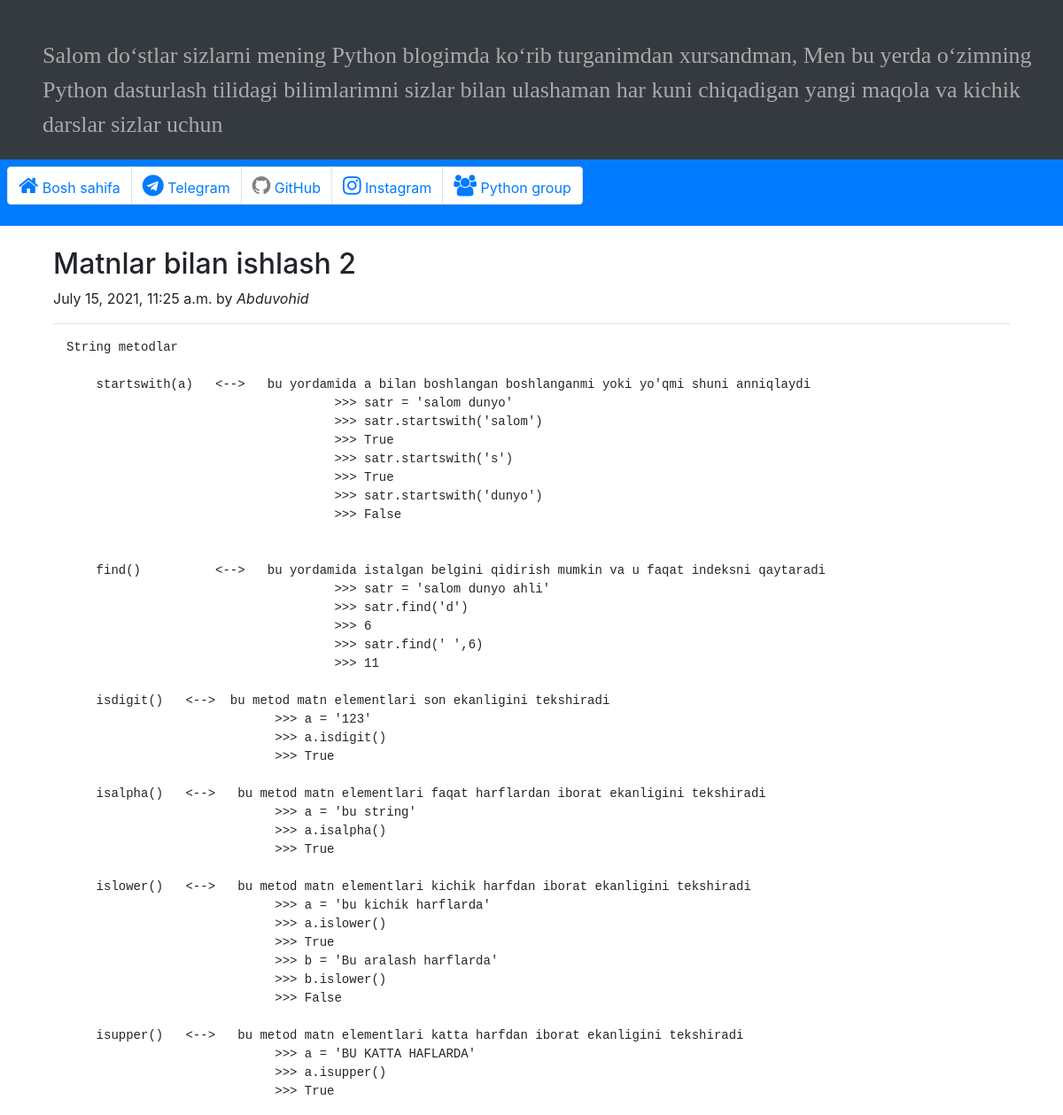
The page /read/3/ on the database its author committed.
### py_blog/models.py (models this page shows, shortened)
class PyArticles(models.Model):
    title = models.CharField(max_length=120)
    author = models.ForeignKey(
        'auth.User',
        on_delete=models.CASCADE
    )
    created = models.DateTimeField(auto_now_add=True)
    body = models.TextField()

### py_blog/views.py (the view)
# urls.py: path('read/<int:pk>/', PyArticlesDetailView,
def PyArticlesDetailView(request, pk):
    article = PyArticles.objects.get(id=pk)
    return render(request, 'article_detail.html', {'article': article})

### templates/article_detail.html
{% extends 'base.html' %}
{% block content %}
	<div class="col-md">
      	<article class="blog-post">
	        <h2 class="blog-post-title">{{article.title}}</h2>
	        <p class="blog-post-meta">{{article.created}} by <i>{{article.author}}</i></p>
	        <hr>
        	<div class="container-fluid">
        		<pre>{{ article.body }}</pre>
        	</div>
		</article>
	</div>
{% endblock content %}

### rows shown on the page
PyArticles: title "Matnlar bilan ishlash 2", created "July 15, 2021, 11:25 a.m.", author "Abduvohid", body "String metodlar startswith(a) <--> bu yordamida a bilan boshlangan boshlanganmi yoki yo'qmi shuni anniqlaydi >>> satr = 'salom dunyo' >>> satr.startswith('salom') >>> True >>> satr.startswith('s') >>> True >>> satr.startswith('dunyo') >>> False find() <--> bu yordamida istalgan belgini qidirish mumkin va u faqat indeksni qaytaradi >>> satr = 'salom dunyo ahli' >>> satr.find('d') >>> 6 >>> satr.find(' ',6) >>> 11 isdigit() <--> bu metod matn elementlari son ekanligini tekshiradi >>> a = '123' >>> a.isdigit() >>> True isalpha() <--> bu metod matn elementlari faqat harflardan iborat ekanligini tekshiradi >>> a = 'bu string' >>> a.isalpha() >>> True islower() <--> bu metod matn elementlari…"
